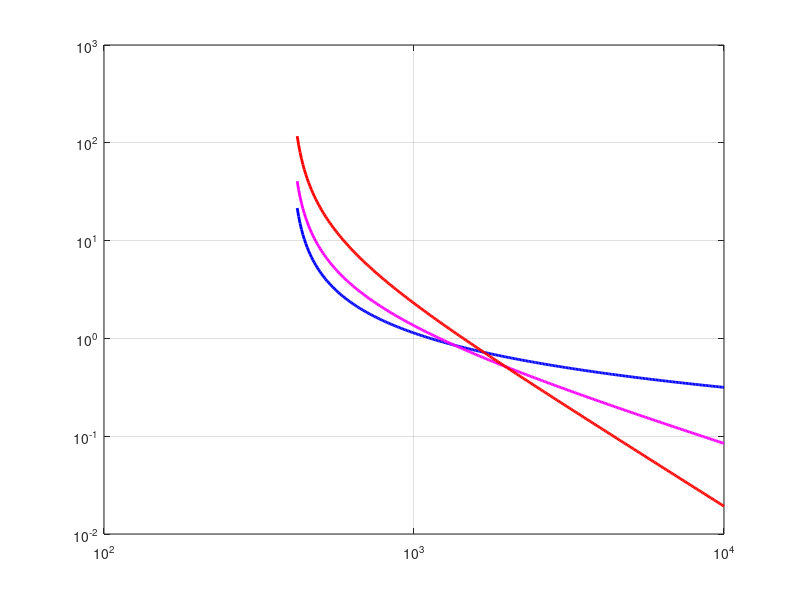

MATLAB code for this plot: (Note: this script raises an error after producing the figure.)
function results = protection_ansi50_51(I_fault_A, curve_type, TMS, I_pickup_A)
% PROTECTION_ANSI50_51 Simulates ANSI 50/51 & 50N/51N Time-Overcurrent Protection
% and Time-Current Characteristic (TCC) Curves according to IEC 60255-151 & IEEE C37.112.
%
% Inputs:
%   I_fault_A   - Measured Fault Current [A] (e.g., 2500 A on 13.8 kV Feeder F-01)
%   curve_type  - 'IEC_STANDARD_INVERSE', 'IEC_VERY_INVERSE', 'IEC_EXTREMELY_INVERSE', 'IEEE_MODERATELY_INVERSE'
%   TMS         - Time Multiplier Setting / Time Dial (default: 0.15)
%   I_pickup_A  - Pickup Current Setting [A] (default: 400 A)
%
% Outputs:
%   results     - Struct with calculated trip time, operating state, and TCC curve coordinates.

if nargin < 1 || isempty(I_fault_A),   I_fault_A = 2450.0; end
if nargin < 2 || isempty(curve_type),  curve_type = 'IEC_STANDARD_INVERSE'; end
if nargin < 3 || isempty(TMS),         TMS = 0.15; end
if nargin < 4 || isempty(I_pickup_A),  I_pickup_A = 400.0; end

%% 1. IEC 60255-151 & IEEE C37.112 Curve Constants
% Formula: t(I) = TMS * [ alpha / ( (I / I_pickup)^beta - 1 ) + L ]
switch upper(curve_type)
    case 'IEC_STANDARD_INVERSE'
        alpha = 0.14; beta = 0.02; L = 0.0;
    case 'IEC_VERY_INVERSE'
        alpha = 13.5; beta = 1.00; L = 0.0;
    case 'IEC_EXTREMELY_INVERSE'
        alpha = 80.0; beta = 2.00; L = 0.0;
    case 'IEEE_MODERATELY_INVERSE'
        alpha = 0.0515; beta = 0.02; L = 0.114;
    otherwise
        alpha = 0.14; beta = 0.02; L = 0.0;
end

% Instantaneous High-Set Pickup (ANSI 50): 8.0 x I_pickup
I_inst_pickup_A = 8.0 * I_pickup_A; % 3200 A

%% 2. Calculate Tripping Time for Fault Current
M = I_fault_A / I_pickup_A; % Multiple of pickup current

if I_fault_A >= I_inst_pickup_A
    % ANSI 50 Instantaneous Definite Time Tripping
    trip_time_s = 0.016; % 16 ms sub-cycle
    operating_mode = 'ANSI 50 (Instantaneous High-Set Overcurrent)';
    trip_decision = true;
elseif M > 1.0
    % ANSI 51 Inverse Time Tripping
    trip_time_s = TMS * (alpha / (M^beta - 1) + L);
    operating_mode = sprintf('ANSI 51 (Time-Overcurrent Inverse: %s)', curve_type);
    trip_decision = true;
else
    % Below pickup threshold
    trip_time_s = Inf;
    operating_mode = 'NO TRIP (Normal Load Current)';
    trip_decision = false;
end

results.I_fault_A = I_fault_A;
results.I_pickup_A = I_pickup_A;
results.I_inst_pickup_A = I_inst_pickup_A;
results.curve_type = curve_type;
results.TMS = TMS;
results.trip_time_s = trip_time_s;
results.trip_time_ms = trip_time_s * 1000;
results.operating_mode = operating_mode;
results.trip_decision = trip_decision;

%% 3. Generate TCC Log-Log Characteristic Curve Plot
I_axis = logspace(log10(I_pickup_A * 1.05), log10(I_pickup_A * 25), 300);
M_axis = I_axis / I_pickup_A;

% Compute curves for all standard types
t_std_inv  = TMS * (0.14 ./ (M_axis.^0.02 - 1));
t_very_inv = TMS * (13.5 ./ (M_axis.^1.00 - 1));
t_ext_inv  = TMS * (80.0 ./ (M_axis.^2.00 - 1));

figure('Name', 'ANSI 50/51 Time-Current Characteristic (TCC) Curves', ...
    'Color', 'w', 'Position', [170, 110, 850, 650]);
hold on; grid on; box on;
set(gca, 'XScale', 'log', 'YScale', 'log');

% Plot standard TCC curves
plot(I_axis, t_std_inv,  'b-', 'LineWidth', 2.0, 'DisplayName', 'IEC Standard Inverse');
plot(I_axis, t_very_inv, 'm-', 'LineWidth', 2.0, 'DisplayName', 'IEC Very Inverse');
plot(I_axis, t_ext_inv,  'r-', 'LineWidth', 2.0, 'DisplayName', 'IEC Extremely Inverse');

% ANSI 50 Instantaneous Cutoff line
xline(I_inst_pickup_A, 'k--', 'LineWidth', 2.0, 'DisplayName', sprintf('ANSI 50 High-Set (%.0f A)', I_inst_pickup_A));
xline(I_pickup_A, 'g--', 'LineWidth', 1.8, 'DisplayName', sprintf('ANSI 51 Pickup (%.0f A)', I_pickup_A));

% Operating Point
if trip_decision
    plot(I_fault_A, trip_time_s, 'rpentagram', 'MarkerSize', 15, 'MarkerFaceColor', 'r', ...
        'DisplayName', sprintf('Fault Point: I=%.0f A, t=%.3f s (%s)', I_fault_A, trip_time_s, operating_mode));
end

xlabel('Primary Current [Amperes]', 'FontSize', 12, 'FontWeight', 'bold');
ylabel('Operating Time [Seconds]', 'FontSize', 12, 'FontWeight', 'bold');
title(sprintf('ANSI 50/51 Time-Overcurrent Coordination TCC (TMS = %.2f, I_{pickup} = %.0f A)', TMS, I_pickup_A), ...
    'FontSize', 13, 'FontWeight', 'bold');
legend('Location', 'northeast', 'FontSize', 9);
xlim([I_pickup_A * 0.8, I_pickup_A * 30]);
ylim([0.01, 100]);

end
